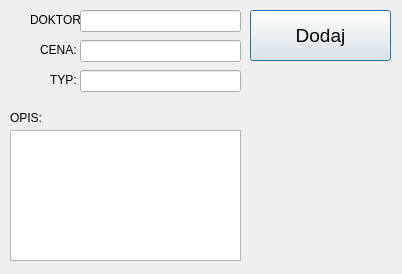
<?xml version="1.0" encoding="UTF-8"?>
<ui version="4.0">
 <class>Dodaj_wizyte</class>
 <widget class="QDialog" name="Dodaj_wizyte">
  <property name="geometry">
   <rect>
    <x>0</x>
    <y>0</y>
    <width>402</width>
    <height>274</height>
   </rect>
  </property>
  <property name="windowTitle">
   <string>Dialog</string>
  </property>
  <widget class="QLineEdit" name="lineEdit_3">
   <property name="geometry">
    <rect>
     <x>80</x>
     <y>70</y>
     <width>161</width>
     <height>22</height>
    </rect>
   </property>
  </widget>
  <widget class="QLabel" name="label_3">
   <property name="geometry">
    <rect>
     <x>40</x>
     <y>40</y>
     <width>41</width>
     <height>20</height>
    </rect>
   </property>
   <property name="text">
    <string>CENA:</string>
   </property>
  </widget>
  <widget class="QLabel" name="label_2">
   <property name="geometry">
    <rect>
     <x>30</x>
     <y>10</y>
     <width>51</width>
     <height>20</height>
    </rect>
   </property>
   <property name="text">
    <string>DOKTOR:</string>
   </property>
  </widget>
  <widget class="QLabel" name="label_4">
   <property name="geometry">
    <rect>
     <x>50</x>
     <y>70</y>
     <width>31</width>
     <height>20</height>
    </rect>
   </property>
   <property name="text">
    <string>TYP:</string>
   </property>
  </widget>
  <widget class="QLineEdit" name="lineEdit">
   <property name="geometry">
    <rect>
     <x>80</x>
     <y>10</y>
     <width>161</width>
     <height>22</height>
    </rect>
   </property>
  </widget>
  <widget class="QLineEdit" name="lineEdit_2">
   <property name="geometry">
    <rect>
     <x>80</x>
     <y>40</y>
     <width>161</width>
     <height>22</height>
    </rect>
   </property>
  </widget>
  <widget class="QLabel" name="label">
   <property name="geometry">
    <rect>
     <x>10</x>
     <y>110</y>
     <width>41</width>
     <height>16</height>
    </rect>
   </property>
   <property name="text">
    <string>OPIS:</string>
   </property>
  </widget>
  <widget class="QPlainTextEdit" name="opis">
   <property name="geometry">
    <rect>
     <x>10</x>
     <y>130</y>
     <width>231</width>
     <height>131</height>
    </rect>
   </property>
  </widget>
  <widget class="QPushButton" name="edit">
   <property name="enabled">
    <bool>true</bool>
   </property>
   <property name="geometry">
    <rect>
     <x>250</x>
     <y>10</y>
     <width>141</width>
     <height>51</height>
    </rect>
   </property>
   <property name="font">
    <font>
     <pointsize>14</pointsize>
    </font>
   </property>
   <property name="text">
    <string>Dodaj</string>
   </property>
  </widget>
 </widget>
 <resources/>
 <connections/>
</ui>
